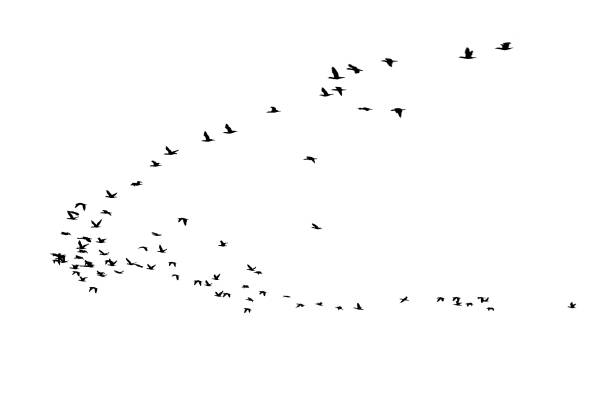
#> input picture birds.jpg, 612 x 407 px, given in place of the camera
$ python cv2actcam.py
#> lines starting #> are read from the running program, lines starting #| are printed output that depends on the picture; after the words box and inside, x2 and y2 are one past the last pixel; in counts of white or black regions, pixels touching at a corner belong together
import cv2

#Para activar el venv es .\venv\Scripts\activate.bat

umbral=80
valor_maximo=255

captura = cv2.VideoCapture(0) # para que detecte la camara es 0

while True:
    # devuelve 2 argumentos, 1 es bool y el otro es la imagen
    ret, imagen = captura.read()
#> imagen is the input picture: shape (407, 612, 3); min 0, max 255, mean 252.7
    _, th = cv2.threshold(imagen, umbral, valor_maximo, cv2.THRESH_BINARY_INV)
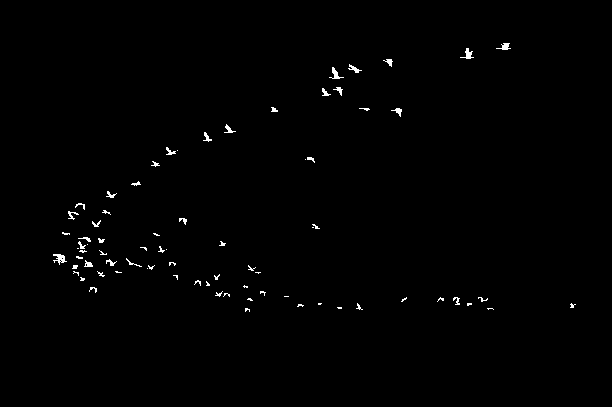
#> th: shape (407, 612, 3); 0.66% white in thin lines or dots, all inside (x1, y1, x2, y2) = (53, 43, 576, 312)
    gris=cv2.cvtColor(th, cv2.COLOR_BGR2GRAY)
    contornos, _ = cv2.findContours(gris, cv2.RETR_EXTERNAL, cv2.CHAIN_APPROX_SIMPLE)
#> contornos = 77 contours, 64 with area under 20; largest, box (x1, y1, x2, y2) and area: (53, 254, 67, 265) 54, (460, 48, 474, 59) 40, (329, 67, 344, 79) 39, (496, 43, 511, 50) 33, (348, 64, 362, 73) 28
    #print('Contornos: ',len(contornos))
    texto = "Contornos: "+ str(len(contornos))
#> texto = 'Contornos: 77'

    # el -1 es para que se dibujen todos los contornos
    # el 2 es el grosor de la linea y el color es el 255,0,0
    cv2.drawContours(th,contornos,-1,(255,0,0),20)
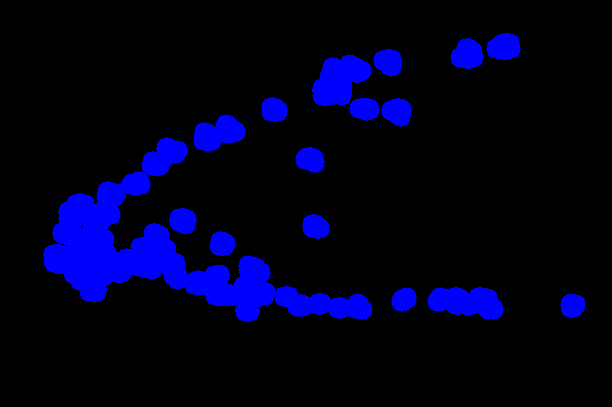
#> th: shape (407, 612, 3); 11.38% of pixels changed, all inside (x1, y1, x2, y2) = (43, 33, 586, 322)
    #pone el texto de los contornos
    cv2.putText(imagen,texto ,(10,20),cv2.FONT_HERSHEY_SIMPLEX,0.7,(255,0,0),1)
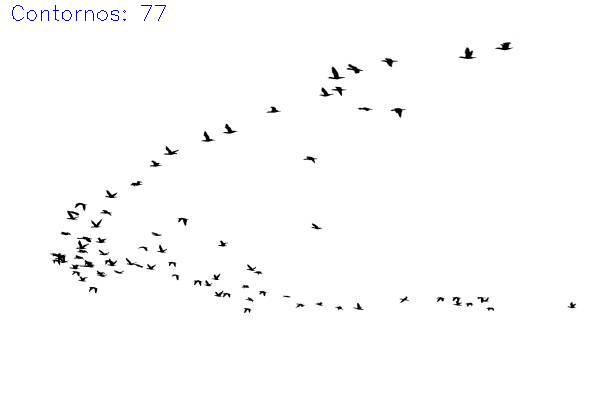
#> imagen: shape (407, 612, 3); 0.12% of pixels changed, all inside (x1, y1, x2, y2) = (12, 5, 166, 21)

    cv2.imshow('video',imagen) # es lo que ve el usuario
    #cv2.imshow('video',th)

        # saca 1 frame x seg, si es 5000 seria 1 frame cada 5 segundos,
        # si es 0 la ventana se despliega infinita como imagen hasta que presiones una tecla

        #0xFF es para que detecte el valor en una maquina x64
        # ord recibe un caracter y regresa el unicode

    if cv2.waitKey(1) & 0xFF == ord('x'):
#> (key x is pressed here)
        break

captura.release()
cv2.destroyAllWindows()
